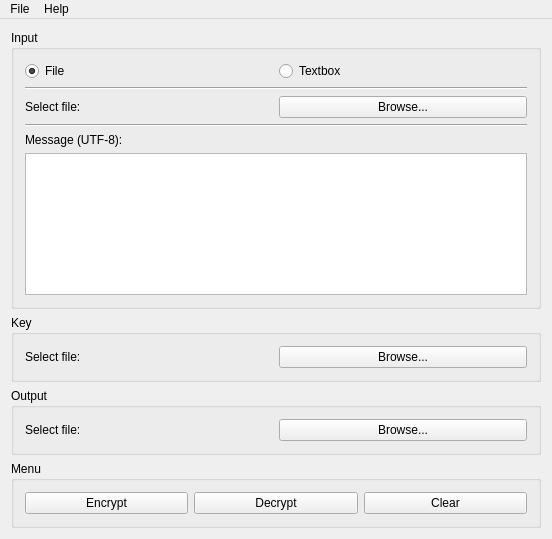
<?xml version="1.0" encoding="UTF-8"?>
<ui version="4.0">
 <class>CrackWindow</class>
 <widget class="QMainWindow" name="CrackWindow">
  <property name="geometry">
   <rect>
    <x>0</x>
    <y>0</y>
    <width>552</width>
    <height>539</height>
   </rect>
  </property>
  <property name="windowTitle">
   <string>CrackCryptor Beta</string>
  </property>
  <property name="windowIcon">
   <iconset>
    <normaloff>crackcryptor.png</normaloff>crackcryptor.png</iconset>
  </property>
  <widget class="QWidget" name="centralWidget">
   <layout class="QVBoxLayout" name="verticalLayout">
    <item>
     <widget class="QGroupBox" name="iGroup">
      <property name="title">
       <string>Input</string>
      </property>
      <layout class="QVBoxLayout" name="verticalLayout_2">
       <item>
        <layout class="QHBoxLayout" name="horizontalLayout">
         <item>
          <widget class="QRadioButton" name="gFile">
           <property name="text">
            <string>File</string>
           </property>
           <property name="checked">
            <bool>true</bool>
           </property>
          </widget>
         </item>
         <item>
          <widget class="QRadioButton" name="gTextbox">
           <property name="text">
            <string>Textbox</string>
           </property>
          </widget>
         </item>
        </layout>
       </item>
       <item>
        <widget class="Line" name="line_2">
         <property name="orientation">
          <enum>Qt::Horizontal</enum>
         </property>
        </widget>
       </item>
       <item>
        <layout class="QHBoxLayout" name="horizontalLayout_2">
         <item>
          <widget class="QLabel" name="iLabelMsg">
           <property name="text">
            <string>Select file:</string>
           </property>
          </widget>
         </item>
         <item>
          <widget class="QPushButton" name="iBtnSelFile">
           <property name="text">
            <string>Browse...</string>
           </property>
          </widget>
         </item>
        </layout>
       </item>
       <item>
        <widget class="Line" name="line">
         <property name="orientation">
          <enum>Qt::Horizontal</enum>
         </property>
        </widget>
       </item>
       <item>
        <widget class="QLabel" name="iMsg">
         <property name="text">
          <string>Message (UTF-8):</string>
         </property>
        </widget>
       </item>
       <item>
        <widget class="QPlainTextEdit" name="iTxtbox"/>
       </item>
      </layout>
     </widget>
    </item>
    <item>
     <widget class="QGroupBox" name="kGroup">
      <property name="title">
       <string>Key</string>
      </property>
      <layout class="QVBoxLayout" name="verticalLayout_3">
       <item>
        <layout class="QHBoxLayout" name="horizontalLayout_5">
         <item>
          <widget class="QLabel" name="kLabelMsg">
           <property name="text">
            <string>Select file:</string>
           </property>
          </widget>
         </item>
         <item>
          <widget class="QPushButton" name="kBtnSelFile">
           <property name="text">
            <string>Browse...</string>
           </property>
          </widget>
         </item>
        </layout>
       </item>
      </layout>
     </widget>
    </item>
    <item>
     <widget class="QGroupBox" name="oGroup">
      <property name="title">
       <string>Output</string>
      </property>
      <layout class="QVBoxLayout" name="verticalLayout_4">
       <item>
        <layout class="QHBoxLayout" name="horizontalLayout_6">
         <item>
          <widget class="QLabel" name="oLabelMsg">
           <property name="text">
            <string>Select file:</string>
           </property>
          </widget>
         </item>
         <item>
          <widget class="QPushButton" name="oBtnSelFile">
           <property name="text">
            <string>Browse...</string>
           </property>
          </widget>
         </item>
        </layout>
       </item>
      </layout>
     </widget>
    </item>
    <item>
     <widget class="QGroupBox" name="mGroup">
      <property name="title">
       <string>Menu</string>
      </property>
      <layout class="QHBoxLayout" name="horizontalLayout_7">
       <item>
        <widget class="QPushButton" name="cBtn">
         <property name="text">
          <string>Encrypt</string>
         </property>
        </widget>
       </item>
       <item>
        <widget class="QPushButton" name="dBtn">
         <property name="text">
          <string>Decrypt</string>
         </property>
        </widget>
       </item>
       <item>
        <widget class="QPushButton" name="clearBtn">
         <property name="text">
          <string>Clear</string>
         </property>
        </widget>
       </item>
      </layout>
     </widget>
    </item>
   </layout>
  </widget>
  <widget class="QMenuBar" name="menuBar">
   <property name="geometry">
    <rect>
     <x>0</x>
     <y>0</y>
     <width>552</width>
     <height>23</height>
    </rect>
   </property>
   <property name="defaultUp">
    <bool>false</bool>
   </property>
   <property name="nativeMenuBar">
    <bool>true</bool>
   </property>
   <widget class="QMenu" name="menuFile">
    <property name="title">
     <string>File</string>
    </property>
    <addaction name="actionExit_2"/>
   </widget>
   <widget class="QMenu" name="menuHelp">
    <property name="title">
     <string>Help</string>
    </property>
    <addaction name="actionAbout_CrackCryptor"/>
   </widget>
   <addaction name="menuFile"/>
   <addaction name="menuHelp"/>
  </widget>
  <action name="actionExit">
   <property name="text">
    <string>Exit</string>
   </property>
  </action>
  <action name="actionExit_2">
   <property name="text">
    <string>Exit</string>
   </property>
  </action>
  <action name="actionAbout_CrackCryptor">
   <property name="text">
    <string>About CrackCryptor</string>
   </property>
  </action>
 </widget>
 <layoutdefault spacing="6" margin="11"/>
 <resources/>
 <connections/>
</ui>
